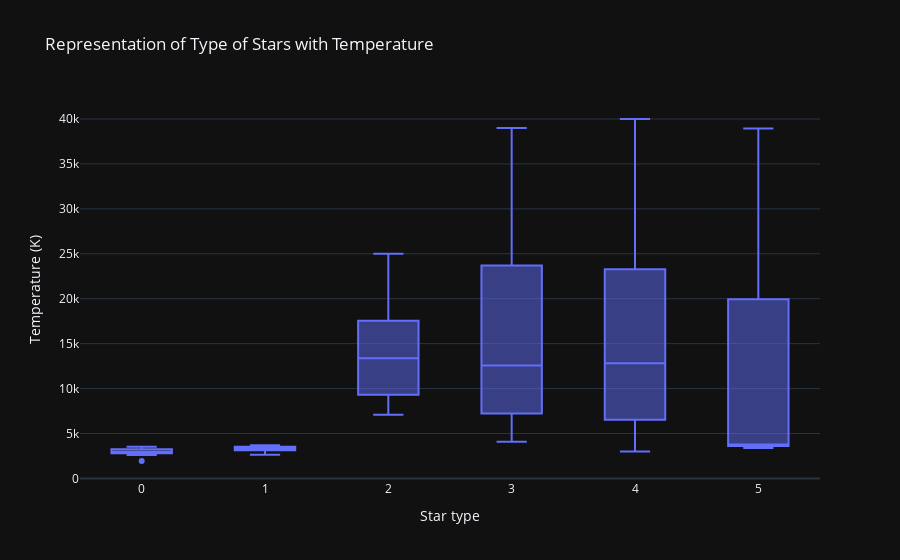

Notebook code for this chart:
### Markdown cell above
<div style="color:white;
           display:fill;
           border-radius:15px;
           font-size:110%;
           font-family:cursive;
           letter-spacing:0.5px;
           background-color:#de726a;
           color:Black;
           font-family:cursive;
            padding:5px 5px 5px 5px;
           ">
<h2 style="text-align:center;font-weight: bold">Box Plot</h2></div>

### Code cell
fig = px.box(dataset, x="Star type", y="Temperature (K)", template = 'plotly_dark', 
             title = 'Representation of Type of Stars with Temperature')
fig.show()

### Figure 1 — Plotly figure (JSON) as saved in the notebook; plotly's stock layout.template omitted (floating-point values rounded to 4 significant figures; data arrays with more than 128 entries replaced by an {"elided": "..."} marker saying what was removed)
{"data": [{"alignmentgroup": "True", "hovertemplate": "Star type=%{x}<br>Temperature (K)=%{y}<extra></extra>", "legendgroup": "", "marker": {"color": "#636efa"}, "name": "", "notched": false, "offsetgroup": "", "orientation": "v", "showlegend": false, "type": "box", "x": {"elided": "240 int values"}, "x0": " ", "xaxis": "x", "y": {"elided": "240 int values"}, "y0": " ", "yaxis": "y"}], "layout": {"boxmode": "group", "legend": {"tracegroupgap": 0}, "title": {"text": "Representation of Type of Stars with Temperature"}, "xaxis": {"anchor": "y", "domain": [0, 1], "title": {"text": "Star type"}}, "yaxis": {"anchor": "x", "domain": [0, 1], "title": {"text": "Temperature (K)"}}}}
